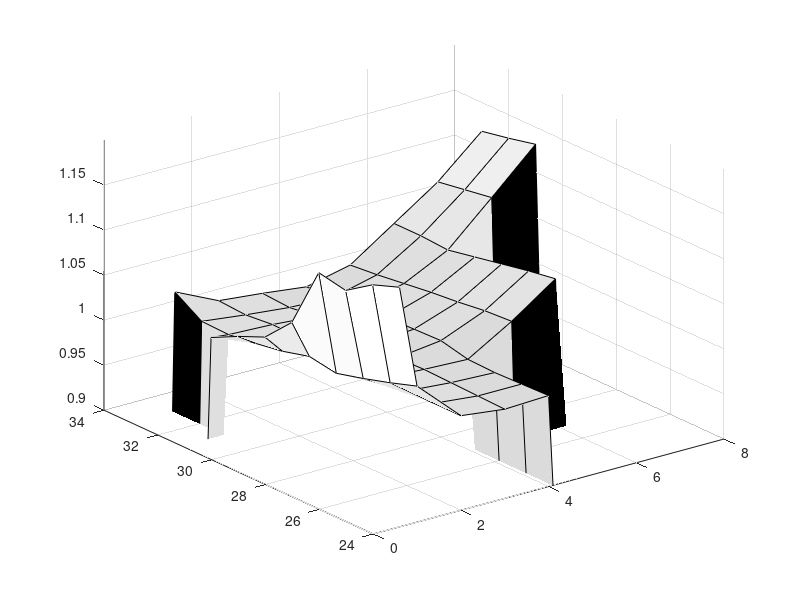

Source code (MATLAB): (Note: this script raises an error after producing the figure.)
function plot_3dpattern()
     global Analysis 
     x = [0.6 1 2 3 4 5 6 7 8];
     y = [24	25	26	27	28	29	30	31	32	33];
     Z = [1.166	1.155	1.135	1.141	1.072	1.042	1.029	1.014	0	0;
          1.051	1.041	1.032	1.024	1.029	1.021	1.016	1.012	1.013	1.032;
          1.005	1.005	1.005	1.005	1.006	1.008	1.009	1.01	1.007	1.009;
          0.999	1	1.001	1.002	1.001	1.002	1.004	1.006	1.002	1.004;
          1.001	1	0.999	1	1.007	1.006	1.005	1.004	1	0.998;
          0     0	0	1.029	1.027	1.023	1.02	1.016	1.012	1.009;
          0     0	0	1.063	1.058	1.052	1.046	1.04	1.042	1.042;
          0     0	0	0	0	0	0	1.085	1.08	1.075;
          0     0	0	0	0	0	0	1.131	1.124	1.118];

     [X,Y] = meshgrid(x,y);
     %figure;surf(X,Y,thickness_mapreal(1:2:end,1:2:end),'FaceColor','red','EdgeColor','none')
     figure;surf(X,Y,Z'); colormap(gray);
     zlim([0.9 1.2]);
     
     figure;surfl(X,Y,thickness_mapreal(1:3:end,1:3:end));%colormap(gray); %camlight left; lighting phong
     %figure;plot3(X,Y,thickness_mapreal);
     %surfl(x,y,z);
     camlight left
     shading interp
     colormap(gray); ;
     res = Analysis.Filmresolution/10;
     y = (1:3:ROI.rows)*res;
     [X,Y] = meshgrid(x,y);
     %figure;surf(X,Y,thickness_mapreal(1:2:end,1:2:end),'FaceColor','red','EdgeColor','none')
    
     figure;surfl(X,Y,thickness_mapreal(1:3:end,1:3:end));%colormap(gray); %camlight left; lighting phong
     %figure;plot3(X,Y,thickness_mapreal);
     %surfl(x,y,z);
     camlight left
     shading interp
     colormap(gray);
     
    % figure; plot(h24,kle25,'k*-',h24,kle24,'ko-',h24,kle26,'ks-',h27,kle27,'kx-',h27,kle28,'k+-',h27,kle29,'k-.',h27,kle30,'kh-',h31,kle31,'kd-',h31,kle32,'kp-',h31,kle33,'kv-');grid on;
    %plot(h24,kl25,'k*-',h24,kl24,'ko-',h24,kl26,'ks-',h27,kl27,'kx-',h27,kl28,'k+-',h27,kl29,'k-.',h27,kl30,'kh-',h31,kl31,'kd-',h31,kl32,'kp-',h31,kl33,'kv-');grid on;
    %date1s = num2str(date1);
    %{
    x1 = datenum(str2num(date1s(:,1:4)),str2num(date1s(:,5:6)),str2num(date1s(:,7:8)));
    date2s = num2str(date2);
    date2s = num2str(date2);
    date3s = num2str(date3);
    date4s = num2str(date4);
    date5s = num2str(date5);
    date6s = num2str(date6);
    date7s = num2str(date7);
    x2 = datenum(str2num(date2s(:,1:4)),str2num(date2s(:,5:6)),str2num(date2s(:,7:8)));
    hold on;
    figure;plot(x2, dens2, 'b.');datetick('x',2,'keepticks');
    figure;plot(x2, dens2, 'b*');datetick('x',2,'keepticks');
    hold on;plot(x2, dens2, 'b*');datetick('x',2,'keepticks');
    x3 = datenum(str2num(date3s(:,1:4)),str2num(date3s(:,5:6)),str2num(date3s(:,7:8)));
    x4 = datenum(str2num(date4s(:,1:4)),str2num(date4s(:,5:6)),str2num(date4s(:,7:8)));
    x5 = datenum(str2num(date5s(:,1:4)),str2num(date5s(:,5:6)),str2num(date5s(:,7:8)));
    x6 = datenum(str2num(date6s(:,1:4)),str2num(date6s(:,5:6)),str2num(date6s(:,7:8)));
    x7 = datenum(str2num(date7s(:,1:4)),str2num(date7s(:,5:6)),str2num(date7s(:,7:8)));
    hold on;plot(x3, dens3, 'bo');datetick('x',2,'keepticks');
    hold on;plot(x4, dens4, 'bx');datetick('x',2,'keepticks');
    hold on;plot(x5, dens5, 'bs');datetick('x',2,'keepticks');
    hold on;plot(x6, dens6, 'b+');datetick('x',2,'keepticks');
    hold on;plot(x7, dens7, 'bd');datetick('x',2,'keepticks');
    grid on;
    legend('1 - .', '2 - *', '3 - o','4 - x', '5 - "square"','6 - +', '7 - "diamond"');
    %}
    
    %{
    kV = [24, 25, 26,27, 28, 29, 30, 31, 32, 33,34];
counts = [6315.074, 7588.739, 9074.182 ,10504.13, 12415.06, 14237.83, 16142.65, 18685.01, 17046.57, 18920.65, 20879.08];
figure;
plot(kV, counts, 'bo');
xlim([0 22000]);
plot(kV, counts, 'bo');
ylim([0 22000]);
plot(kV, counts, '-bo');
kV2 = [24, 25, 26,27, 28, 29, 30, 31, 32, 33,34, 39];
count2 = [6315.074, 7588.739, 9074.182 ,10504.13, 12415.06, 14237.83, 16142.65, 18685.01, 17046.57, 18920.65, 20879.08,33974.3];
figure;
plot(kV2, counts2, '-bo');
plot(kV2, count2, '-bo');
grid on;
figure;
plot(kV, counts, 'bo');
plot(kV, counts, '-bo');
plot(kV(1:end-3), countskV(1:end-3), '-bo');
plot(kV(1:end-3), counts(1:end-3), '-bo');
plot(kV(1:end-3), counts(1:end-3), 'bo');
figure;
plot(kV(end-2:end), counts(end-2:end), 'bo');
hold on;
plot(kV(end-2:end), counts(end-2:end), 'bo');
kv1 = [24,25,26,27,28,29,30,31];
kv2 = [32, 33, 34];
figure;
plot(kV(1:end-3), counts(1:end-3), '-bo');hold on;
y1 = 84.52*kv1-2902*kv2+27300;
y1 = 84.52*kv1.^2-2902*kv1+27300;
plot(kV(1:end-3), y1, '-b');hold on;
plot(kV(1:end-3), counts(1:end-3), 'bo');hold on;
hold on;
figure;
plot(kV(1:end-3), counts(1:end-3), 'bo');hold on;
plot(kV(1:end-3), y1, '-b');hold on;
y2 = 42.18*kv2.^2-867.3*kv2+1613;
plot(kV(end-2:end), counts(end-2:end), 'bo');
plot(kV(end-3:end), y2((end-3:end), 'b-');
plot(kV(end-3:end), y2(end-3:end), 'b-');
y2 = 42.18*kV.^2-867.3*kV+1613;
plot(kV(end-3:end), y2(end-3:end), 'b-');
hold on;
grid on;
%}
